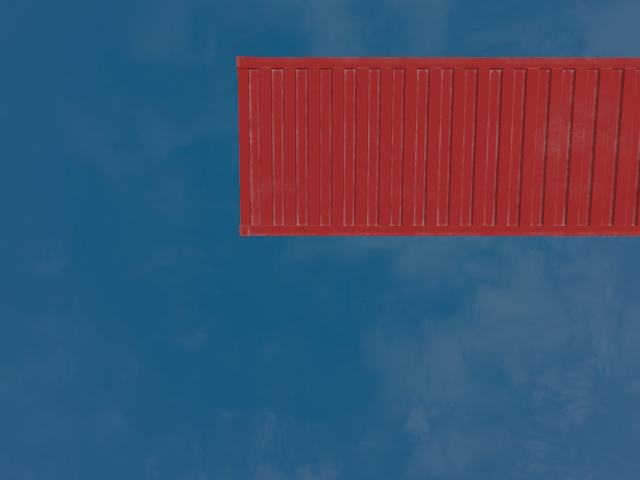
#> input picture drones_ship_ws/src/drone_ship/crazyflie_yolo/dataset_rgbd/rgb/screenshot_135.jpg, 640 x 480 px, found by its file name; its folder holds only this picture in this run
$ jupyter execute --allow-errors Yolo8_RGBD_model.ipynb   (shell and % lines are left out)
#> lines starting #> are read from the running program, lines starting #| are printed output that depends on the picture
[cell 1]
from google.colab import drive
drive.mount('/content/drive')

[cell 2]
import os
import cv2
import numpy as np
from tqdm import tqdm

# Set your paths (change this based on your Drive)
base_path = '/content/drive/MyDrive/ColabNotebooks'
rgb_dir = os.path.join(base_path, 'rgb')
disp_dir = os.path.join(base_path, 'disparity')
labels_dir = os.path.join(base_path, 'labels')
rgbd_dir = os.path.join(base_path, 'rgbd')  # Output 4-channel images
os.makedirs(rgbd_dir, exist_ok=True)

# Process each image
for fname in tqdm(sorted(os.listdir(rgb_dir))):
    if not fname.endswith('.jpg'):
        continue

    name = os.path.splitext(fname)[0]
    rgb_path = os.path.join(rgb_dir, f"{name}.jpg")
    disp_path = os.path.join(disp_dir, f"{name}.png")
    label_path = os.path.join(labels_dir, f"{name}.txt")

    # Load images
    rgb = cv2.imread(rgb_path, cv2.IMREAD_COLOR)
#> rgb is the input picture: shape (480, 640, 3); mean B, G, R 109.6, 82.1, 66.3
    disp = cv2.imread(disp_path, cv2.IMREAD_GRAYSCALE)
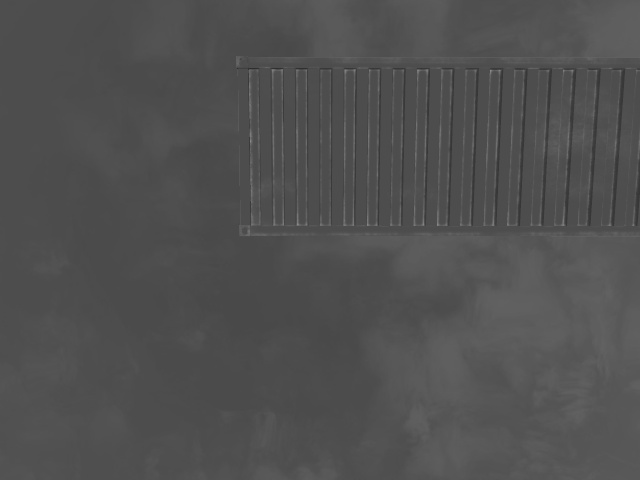
#> disp: shape (480, 640); min 42, max 140, mean 80.4

    if rgb is None or disp is None:
        print(f"❌ Missing RGB or disparity for {name}")
        continue

    # Normalize disparity if needed
    disp = cv2.normalize(disp, None, 0, 255, cv2.NORM_MINMAX).astype(np.uint8)
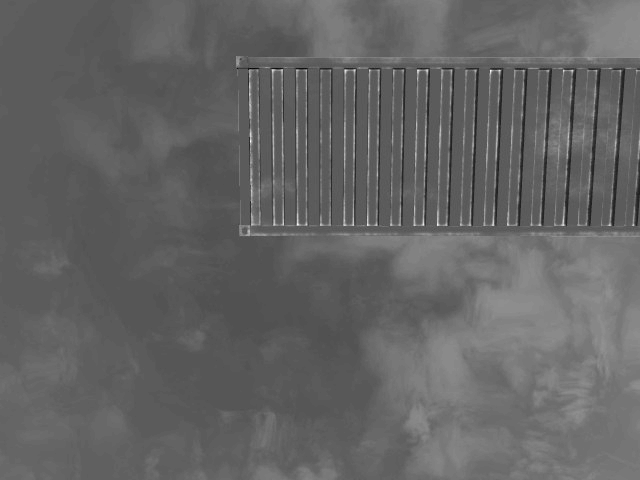
#> disp: shape (480, 640); min 0, max 255, mean 100

    # Stack as 4-channel
    rgbd = cv2.merge([rgb[..., 0], rgb[..., 1], rgb[..., 2], disp])

    # Save as PNG
    out_path = os.path.join(rgbd_dir, f"{name}.png")
    cv2.imwrite(out_path, rgbd)

print("✅ Fused RGBD images saved.")

[cell 3]
import os
import random

# Set seed for reproducibility
random.seed(42)

# Define paths
rgbd_dir = '/content/drive/MyDrive/ColabNotebooks/rgbd'
output_dir = '/content/drive/MyDrive/ColabNotebooks'
ext = '.png'  # or '.jpg' if you saved RGBD as jpg

# Get all RGBD image paths
#> (the rest of this cell did not finish here and is left out)

[cell 4]
from torch.utils.data import Dataset
from PIL import Image
import os
import torch

class RGBDDataset(Dataset):
    # [4 lines left out: function __init__, not called in this run]

    def __len__(self):
        return len(self.file_list)

    # [21 lines left out: function __getitem__, not called in this run]

[cell 5]
from torch.utils.data import DataLoader
from torchvision import transforms

# Read txt files
def load_split(path):
    with open(path) as f:
#> (reads drones_ship_ws/src/drone_ship/crazyflie_yolo/ColabNotebooks/train.txt from the repository)
        return [line.strip() for line in f.readlines()]

train_list = load_split('/content/drive/MyDrive/ColabNotebooks/train.txt')
val_list = load_split('/content/drive/MyDrive/ColabNotebooks/val.txt')
#> (reads drones_ship_ws/src/drone_ship/crazyflie_yolo/ColabNotebooks/val.txt from the repository)

#> (the rest of this cell did not finish here and is left out)

[cell 6]
import torch
import torch.nn as nn
from ultralytics import YOLO

# Load YOLOv8 model
#> (the rest of this cell did not finish here and is left out)

[cell 7]
from ultralytics import YOLO
import torch.nn as nn
import torch

# Load pretrained model
#> (the rest of this cell did not finish here and is left out)

[cell 8]
import os
import shutil
import random
from tqdm import tqdm

# Set paths
base_path = '/content/drive/MyDrive/ColabNotebooks'
rgbd_dir = os.path.join(base_path, 'rgbd')
labels_dir = os.path.join(base_path, 'labels')  # Original label folder

# Output folders
for split in ['train', 'val', 'test']:
    os.makedirs(os.path.join(base_path, split, 'images'), exist_ok=True)
    os.makedirs(os.path.join(base_path, split, 'labels'), exist_ok=True)

# List all RGBD .png files
#> (the rest of this cell did not finish here and is left out)
